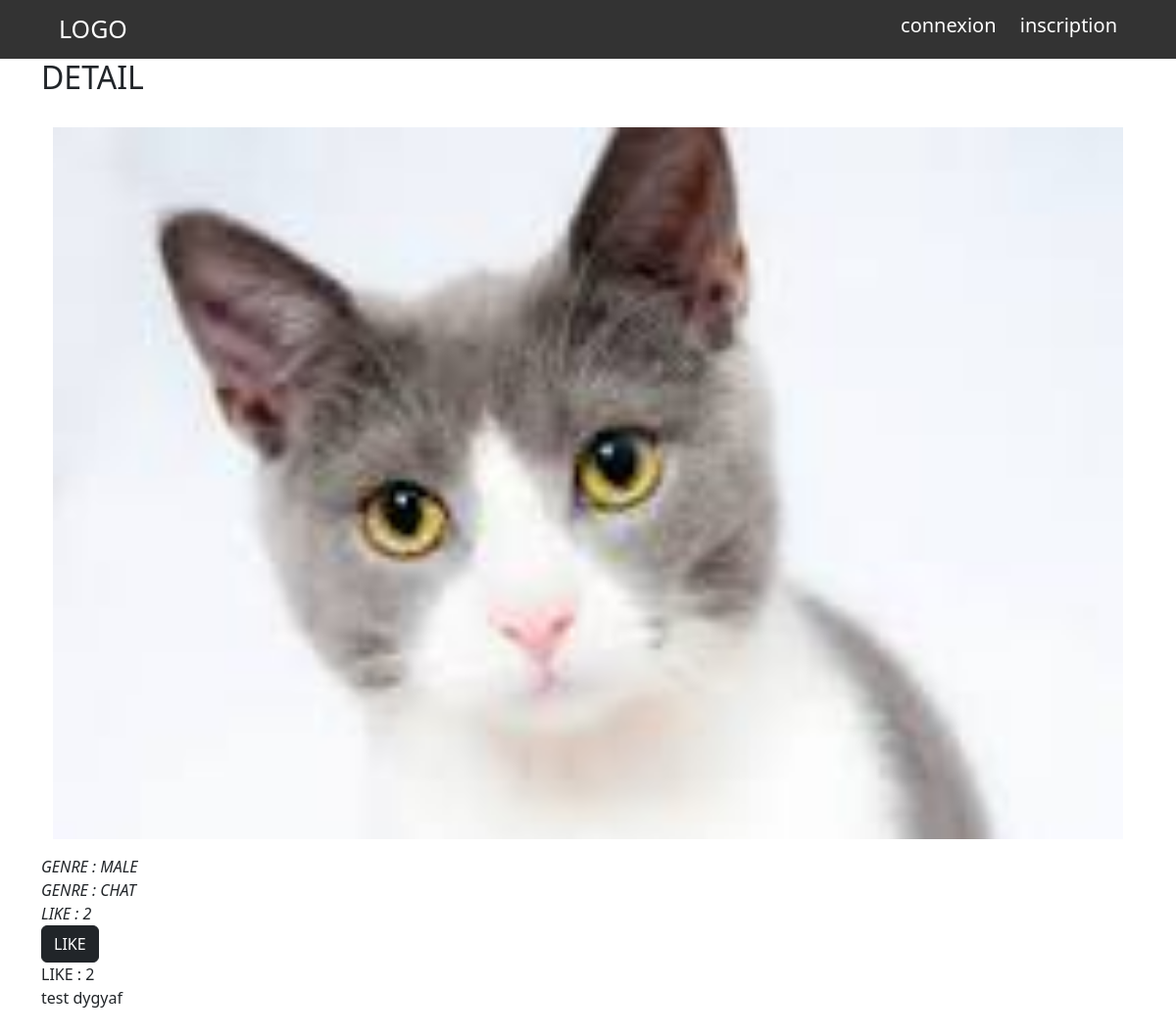
/detail/11/, run on an earlier commit of the app's database.
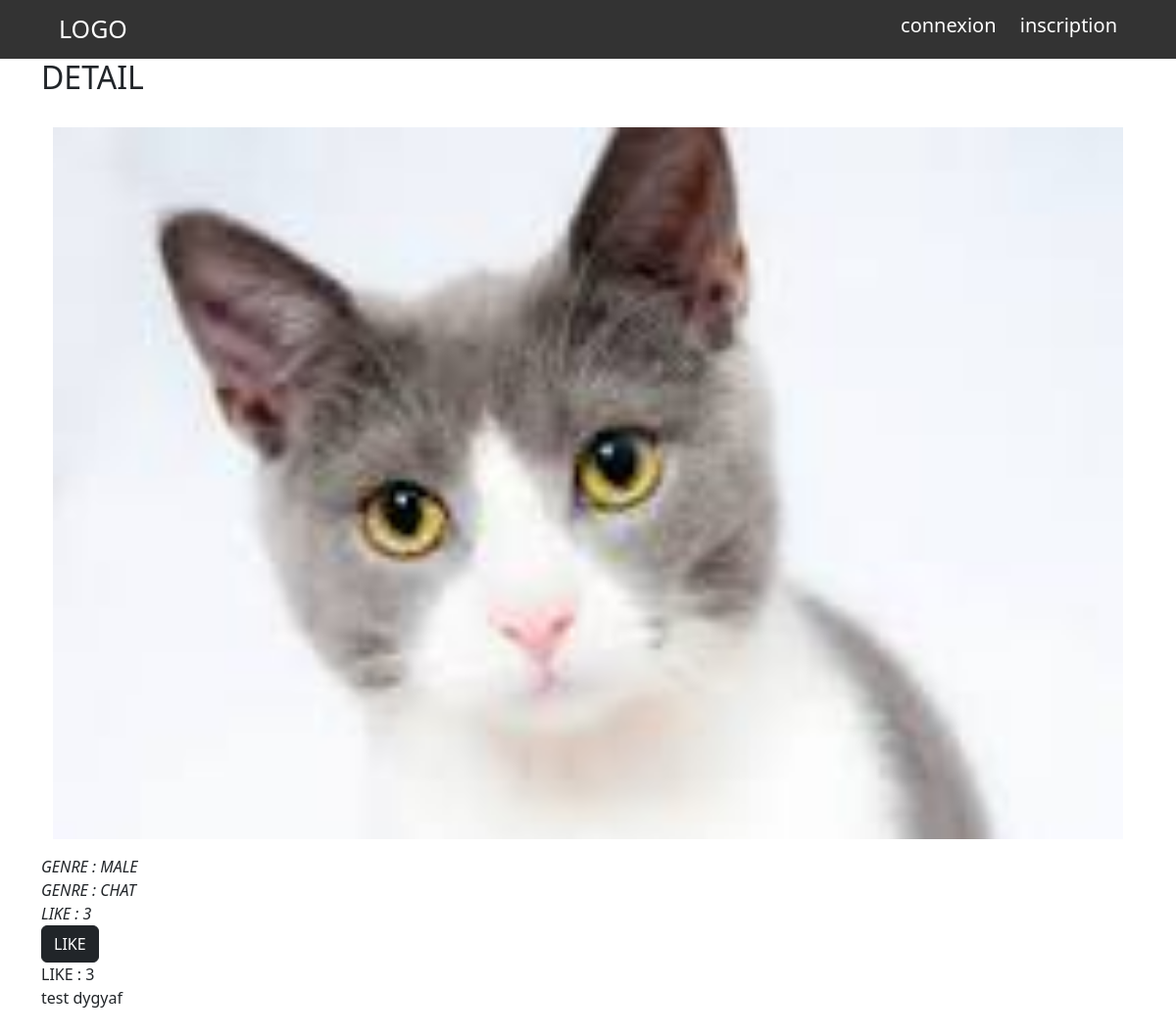
And on a later commit of the database.
### core/models.py (models this page shows, shortened)
class AjoutAnimal(models.Model):
    nom = models.CharField(max_length=125)
    age = models.IntegerField()
    image = models.ImageField(upload_to='Images')
    type = models.CharField(max_length=125, choices=TYPE)
    categorie = models.CharField(max_length=100, choices=CATEGORIE)
    proprietaire = models.ForeignKey(User, on_delete=models.CASCADE)
    date = models.DateTimeField(auto_now_add=True)
    like = models.IntegerField(default=0, blank=True)
    description = models.TextField(blank=True)

### core/views.py (the view)
# urls.py: path('detail/<int:id>/', detail, name='detail'),
def detail(request, id):
    entre = AjoutAnimal.objects.get(id=id)
    return render(request, 'core/detail.html', locals())

### core/templates/core/detail.html (shortened to what this page needs)
{% extends 'base.html' %}
{% block main %}
<div class="container">
    <h2>DETAIL</h2>
    <div class="container">
            <div class="row gy-3 my-3">
                <div class="">
                  <img src="{{ entre.image.url }}" class="card-img-top" alt="Fissure in Sandstone"/>
                </div>
                <div class="card-body">
                    <span class="card-text"><i>GENRE : {{ entre.type }}</i></span><br>
                    <span class="card-text"><i>GENRE : {{ entre.categorie }}</i></span><br>
                    <span class="card-text"><i>LIKE : {{ entre.like }}</i></span><br>
                    <a href="/like/{{ entre.id }}/" class="btn btn-dark">LIKE</a><br>
                    <span>LIKE : {{ entre.like }}</span>
                    <p>{{ entre.description }}</p>
                  </div>
            </div>
        </div>
    </div>
{% endblock %}

### templates/base.html (shortened to what this page needs)
{% load static %}
<!DOCTYPE html>
<html lang="en">
<head>
    <link rel="stylesheet" href="https://cdn.jsdelivr.net/npm/bootstrap@5.2.3/dist/css/bootstrap.min.css">
    <link rel="stylesheet" href="{% static 'app.css' %}">
</head>
<body>
<header class="top">
    <div class="top-cont">
        <div class="logo">
            <a href="/">LOGO</a>
        </div>
        <div class="nav-top">
            {% if user.is_authenticated %}
                <a href="{% url 'ajout' %}">Ajouter</a>
                <a href="{% url 'deconnexion' %}">deconnexion</a>
                <a href="{% url 'profile' %}">Profile</a>
            {% else %}
                <a href="{% url 'connexion' %}">connexion</a>
                <a href="{% url 'inscription' %}">inscription</a>
            {% endif %}
        </div>
    </div>
</header>
{% block main %}
{% endblock %}
</body>
</html>

### core/static/app.css (style rules this page uses)
.top { background-color: #333; height: 60px; display: flex; align-items: center; }
.top-cont { display: flex; flex-direction: row; width: 90%; margin: auto; justify-content: space-between; }
.nav-top a { color: #FFF; font-size: 20px; text-decoration: none; margin-left: 20px; }
.logo a { text-decoration: none; font-size: 25px; color: #FFFFFF; }

What changed in the data, as far as the page shows it:
changed AjoutAnimal "MALE": like "2" → "3"
